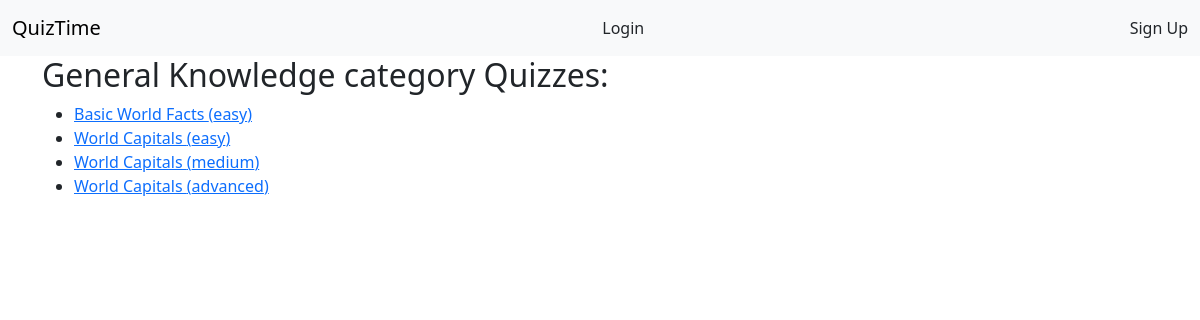
/quizzes/4/, run on the app's committed database.
### AppQuiz/models.py (models this page shows, shortened)
class Category(models.Model):
    name = CharField(max_length=100, unique=True)

class Quiz(models.Model):
    LEVELS_CHOICES = [
        ('easy', 'Easy'),
        ('medium', 'Medium'),
        ('advanced', 'Advanced'),
    ]
    title = CharField(max_length=100)
    category = ForeignKey(
        'Category',
        on_delete=CASCADE,
        related_name='quizzes'
        )
    level = CharField(max_length=10, choices=LEVELS_CHOICES)
    created_at = models.DateTimeField(auto_now_add=True)
    time_limit = models.IntegerField(default=10)  # Time limit in minutes

### AppQuiz/views.py (the view)
# urls.py: path('quizzes/<int:category_id>/', views.quiz_list, name='quiz_list'),
def quiz_list(request, category_id):
    category = get_object_or_404(Category, id=category_id)
    quizzes = Quiz.objects.filter(category=category)
    return render(
        request,
        'quiz_list.html',
        {'category': category,
        'quizzes': quizzes}
        )

### AppQuiz/templates/quiz_list.html (shortened to what this page needs)
{% extends 'base.html' %}
{% block content %}
<h2>{{ category.name }} category Quizzes:</h2>
<ul>
    {% for quiz in quizzes %}
    <li>
        <a href="{% url 'take_quiz' quiz.id %}">{{ quiz.title }} ({{ quiz.level }})</a>
    </li>
    {% endfor %}
</ul>
{% endblock %}

### data on the page
Category: name "General Knowledge"
Quiz: title "Basic World Facts", level "easy"
Quiz: title "World Capitals", level "easy"
Quiz: title "World Capitals", level "medium"
Quiz: title "World Capitals", level "advanced"
